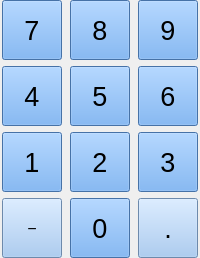
       <widget class="QWidget" name="kbdNum" native="true">
        <property name="sizePolicy">
         <sizepolicy hsizetype="Fixed" vsizetype="Fixed">
          <horstretch>0</horstretch>
          <verstretch>0</verstretch>
         </sizepolicy>
        </property>
        <layout class="QGridLayout" name="gridLayout">
         <property name="leftMargin">
          <number>0</number>
         </property>
         <property name="topMargin">
          <number>0</number>
         </property>
         <property name="rightMargin">
          <number>0</number>
         </property>
         <property name="bottomMargin">
          <number>0</number>
         </property>
         <item row="0" column="0">
          <widget class="QPushButton" name="keybButton7">
           <property name="sizePolicy">
            <sizepolicy hsizetype="Fixed" vsizetype="Fixed">
             <horstretch>0</horstretch>
             <verstretch>0</verstretch>
            </sizepolicy>
           </property>
           <property name="minimumSize">
            <size>
             <width>60</width>
             <height>60</height>
            </size>
           </property>
           <property name="maximumSize">
            <size>
             <width>60</width>
             <height>60</height>
            </size>
           </property>
           <property name="font">
            <font>
             <pointsize>20</pointsize>
            </font>
           </property>
           <property name="styleSheet">
            <string notr="true">background-color: rgb(98, 160, 234);</string>
           </property>
           <property name="text">
            <string>7</string>
           </property>
          </widget>
         </item>
         <item row="0" column="1">
          <widget class="QPushButton" name="keybButton8">
           <property name="sizePolicy">
            <sizepolicy hsizetype="Fixed" vsizetype="Fixed">
             <horstretch>0</horstretch>
             <verstretch>0</verstretch>
            </sizepolicy>
           </property>
           <property name="minimumSize">
            <size>
             <width>60</width>
             <height>60</height>
            </size>
           </property>
           <property name="maximumSize">
            <size>
             <width>60</width>
             <height>60</height>
            </size>
           </property>
           <property name="font">
            <font>
             <pointsize>20</pointsize>
            </font>
           </property>
           <property name="styleSheet">
            <string notr="true">background-color: rgb(98, 160, 234);</string>
           </property>
           <property name="text">
            <string>8</string>
           </property>
          </widget>
         </item>
         <item row="0" column="2">
          <widget class="QPushButton" name="keybButton9">
           <property name="sizePolicy">
            <sizepolicy hsizetype="Fixed" vsizetype="Fixed">
             <horstretch>0</horstretch>
             <verstretch>0</verstretch>
            </sizepolicy>
           </property>
           <property name="minimumSize">
            <size>
             <width>60</width>
             <height>60</height>
            </size>
           </property>
           <property name="maximumSize">
            <size>
             <width>60</width>
             <height>60</height>
            </size>
           </property>
           <property name="font">
            <font>
             <pointsize>20</pointsize>
            </font>
           </property>
           <property name="styleSheet">
            <string notr="true">background-color: rgb(98, 160, 234);</string>
           </property>
           <property name="text">
            <string>9</string>
           </property>
          </widget>
         </item>
         <item row="1" column="0">
          <widget class="QPushButton" name="keybButton4">
           <property name="sizePolicy">
            <sizepolicy hsizetype="Fixed" vsizetype="Fixed">
             <horstretch>0</horstretch>
             <verstretch>0</verstretch>
            </sizepolicy>
           </property>
           <property name="minimumSize">
            <size>
             <width>60</width>
             <height>60</height>
            </size>
           </property>
           <property name="maximumSize">
            <size>
             <width>60</width>
             <height>60</height>
            </size>
           </property>
           <property name="font">
            <font>
             <pointsize>20</pointsize>
            </font>
           </property>
           <property name="styleSheet">
            <string notr="true">background-color: rgb(98, 160, 234);</string>
           </property>
           <property name="text">
            <string>4</string>
           </property>
          </widget>
         </item>
         <item row="1" column="1">
          <widget class="QPushButton" name="keybButton5">
           <property name="sizePolicy">
            <sizepolicy hsizetype="Fixed" vsizetype="Fixed">
             <horstretch>0</horstretch>
             <verstretch>0</verstretch>
            </sizepolicy>
           </property>
           <property name="minimumSize">
            <size>
             <width>60</width>
             <height>60</height>
            </size>
           </property>
           <property name="maximumSize">
            <size>
             <width>60</width>
             <height>60</height>
            </size>
           </property>
           <property name="font">
            <font>
             <pointsize>20</pointsize>
            </font>
           </property>
           <property name="styleSheet">
            <string notr="true">background-color: rgb(98, 160, 234);</string>
           </property>
           <property name="text">
            <string>5</string>
           </property>
          </widget>
         </item>
         <item row="1" column="2">
          <widget class="QPushButton" name="keybButton6">
           <property name="sizePolicy">
            <sizepolicy hsizetype="Fixed" vsizetype="Fixed">
             <horstretch>0</horstretch>
             <verstretch>0</verstretch>
            </sizepolicy>
           </property>
           <property name="minimumSize">
            <size>
             <width>60</width>
             <height>60</height>
            </size>
           </property>
           <property name="maximumSize">
            <size>
             <width>60</width>
             <height>60</height>
            </size>
           </property>
           <property name="font">
            <font>
             <pointsize>20</pointsize>
            </font>
           </property>
           <property name="styleSheet">
            <string notr="true">background-color: rgb(98, 160, 234);</string>
           </property>
           <property name="text">
            <string>6</string>
           </property>
          </widget>
         </item>
         <item row="2" column="0">
          <widget class="QPushButton" name="keybButton1">
           <property name="sizePolicy">
            <sizepolicy hsizetype="Fixed" vsizetype="Fixed">
             <horstretch>0</horstretch>
             <verstretch>0</verstretch>
            </sizepolicy>
           </property>
           <property name="minimumSize">
            <size>
             <width>60</width>
             <height>60</height>
            </size>
           </property>
           <property name="maximumSize">
            <size>
             <width>60</width>
             <height>60</height>
            </size>
           </property>
           <property name="font">
            <font>
             <pointsize>20</pointsize>
            </font>
           </property>
           <property name="styleSheet">
            <string notr="true">background-color: rgb(98, 160, 234);</string>
           </property>
           <property name="text">
            <string>1</string>
           </property>
          </widget>
         </item>
         <item row="2" column="1">
          <widget class="QPushButton" name="keybButton2">
           <property name="sizePolicy">
            <sizepolicy hsizetype="Fixed" vsizetype="Fixed">
             <horstretch>0</horstretch>
             <verstretch>0</verstretch>
            </sizepolicy>
           </property>
           <property name="minimumSize">
            <size>
             <width>60</width>
             <height>60</height>
            </size>
           </property>
           <property name="maximumSize">
            <size>
             <width>60</width>
             <height>60</height>
            </size>
           </property>
           <property name="font">
            <font>
             <pointsize>20</pointsize>
            </font>
           </property>
           <property name="styleSheet">
            <string notr="true">background-color: rgb(98, 160, 234);</string>
           </property>
           <property name="text">
            <string>2</string>
           </property>
          </widget>
         </item>
         <item row="2" column="2">
          <widget class="QPushButton" name="keybButton3">
           <property name="sizePolicy">
            <sizepolicy hsizetype="Fixed" vsizetype="Fixed">
             <horstretch>0</horstretch>
             <verstretch>0</verstretch>
            </sizepolicy>
           </property>
           <property name="minimumSize">
            <size>
             <width>60</width>
             <height>60</height>
            </size>
           </property>
           <property name="maximumSize">
            <size>
             <width>60</width>
             <height>60</height>
            </size>
           </property>
           <property name="font">
            <font>
             <pointsize>20</pointsize>
            </font>
           </property>
           <property name="styleSheet">
            <string notr="true">background-color: rgb(98, 160, 234);</string>
           </property>
           <property name="text">
            <string>3</string>
           </property>
          </widget>
         </item>
         <item row="3" column="0">
          <widget class="QPushButton" name="keybButtonMoins">
           <property name="minimumSize">
            <size>
             <width>60</width>
             <height>60</height>
            </size>
           </property>
           <property name="maximumSize">
            <size>
             <width>60</width>
             <height>60</height>
            </size>
           </property>
           <property name="font">
            <font>
             <pointsize>12</pointsize>
             <weight>50</weight>
             <bold>false</bold>
            </font>
           </property>
           <property name="styleSheet">
            <string notr="true">background-color: rgb(153, 193, 241);</string>
           </property>
           <property name="text">
            <string>−</string>
           </property>
          </widget>
         </item>
         <item row="3" column="1">
          <widget class="QPushButton" name="keybButton0">
           <property name="sizePolicy">
            <sizepolicy hsizetype="Fixed" vsizetype="Fixed">
             <horstretch>0</horstretch>
             <verstretch>0</verstretch>
            </sizepolicy>
           </property>
           <property name="minimumSize">
            <size>
             <width>60</width>
             <height>60</height>
            </size>
           </property>
           <property name="maximumSize">
            <size>
             <width>60</width>
             <height>60</height>
            </size>
           </property>
           <property name="font">
            <font>
             <pointsize>20</pointsize>
            </font>
           </property>
           <property name="styleSheet">
            <string notr="true">background-color: rgb(98, 160, 234);</string>
           </property>
           <property name="text">
            <string>0</string>
           </property>
          </widget>
         </item>
         <item row="3" column="2">
          <widget class="QPushButton" name="keybButtonPoint">
           <property name="sizePolicy">
            <sizepolicy hsizetype="Fixed" vsizetype="Fixed">
             <horstretch>0</horstretch>
             <verstretch>0</verstretch>
            </sizepolicy>
           </property>
           <property name="minimumSize">
            <size>
             <width>60</width>
             <height>60</height>
            </size>
           </property>
           <property name="maximumSize">
            <size>
             <width>60</width>
             <height>60</height>
            </size>
           </property>
           <property name="font">
            <font>
             <pointsize>20</pointsize>
            </font>
           </property>
           <property name="styleSheet">
            <string notr="true">background-color: rgb(153, 193, 241);</string>
           </property>
           <property name="text">
            <string>.</string>
           </property>
          </widget>
         </item>
        </layout>
       </widget>
